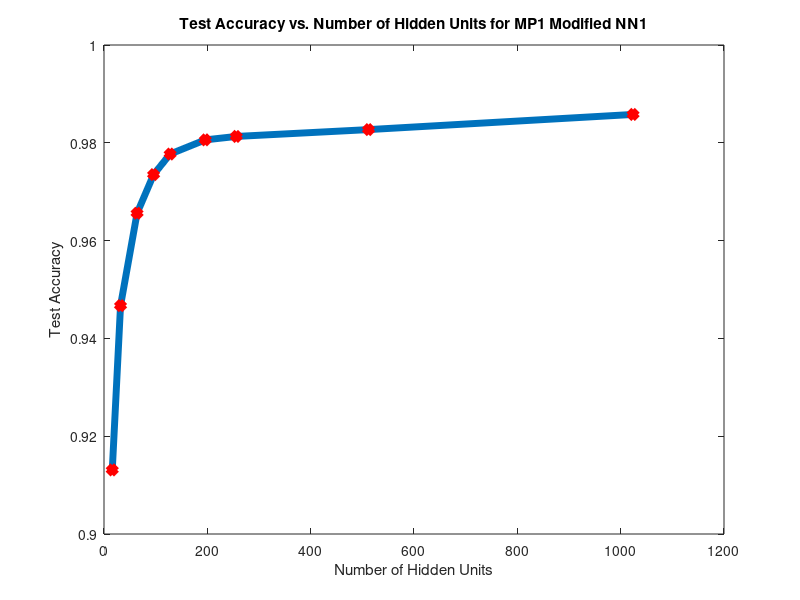

MATLAB code to generate this figure: (Note: this script raises an error after producing the figure.)
hidden_units_arr  =  [16, 32,  64,  96,  128,  196,  256, 512, 1024];

accuracy = [0.91310, 0.94670, 0.96560, 0.97350, 0.97770, 0.98060, 0.98130, 0.98270, 0.98580];

elapsed_time = [11.643489, 15.196150, 20.779159, 23.889601, 22.700033, 23.217832, 26.692104, 60.162507, 166.673190];

filters = [16, 32,  64,  128,  256, 512, 1024];

nn2_accur = [0.97100,0.98250,0.98790,0.98910,0.99060,0.98860,0.98940];

nn2_elap_t = [20.144131, 36.528347, 73.449858, 151.242617,455.517831,5808.127949, 8782.896923];

figure;
plot(hidden_units_arr, accuracy,'-x','MarkerEdgeColor', 'red','LineWidth',5);
title("Test Accuracy vs. Number of Hidden Units for MP1 Modified NN1")
xlabel("Number of Hidden Units");
ylabel("Test Accuracy");

txt = sprintf("Accuracy = %f at %d", nn2_accur(5), filters(5));
txt = "\leftarrow" + txt;
text(hidden_units_arr(7),accuracy(7), txt,'FontSize',14)

saveas(gcf,'Test Accuracy vs. Number of Hidden Units for MP1 Modified NN1.png')

figure;
plot(hidden_units_arr, elapsed_time,'-x','MarkerEdgeColor', 'red','LineWidth',5);
xlabel("Number of Hidden Units");
ylabel("Time Elapsed (seconds)");

title("Time to Train & Test vs. Number of Hidden Units for MP1 Modified NN1")
txt = sprintf("Time Elapsed = %f at %d", elapsed_time(5), filters(5));
txt = "\leftarrow" + txt;
text(hidden_units_arr(7),elapsed_time(7), txt,'FontSize',14)

saveas(gcf,'Time to Train & Test vs. Number of Hidden Units for MP1 Modified NN1.png')

figure;
plot(filters, nn2_elap_t, '-x','MarkerEdgeColor', 'red','LineWidth',5);
xlabel("Number of Filters");
ylabel("Time Elapsed (seconds)");

txt = sprintf("Time Elapsed = %0.2f at %d", nn2_elap_t(5), filters(5));
txt = "\leftarrow" + txt;
text( filters(5),nn2_elap_t(5),txt,'FontSize',14)


title("Time to Train & Test vs. Number of Filters for MP1 Modified NN2")

saveas(gcf,'Time to Train & Test vs. Number of Filters for MP1 Modified NN2.png')

figure;
plot(filters, nn2_accur ,'-x','MarkerEdgeColor', 'red','LineWidth',5);
title("Test Accuracy vs. Number of Filters for MP1 Modified NN2")
xlabel("Number of Filters");
ylabel("Test Accuracy");

txt = sprintf("Accuracy = %f at %d", nn2_accur(5), filters(5));
txt = "\leftarrow" + txt;
text(filters(5),nn2_accur(5), txt,'FontSize',14)

title("Test Accuracy vs. Number of Filters for MP1 Modified NN2")

saveas(gcf,'Test Accuracy vs. Number of Filters for MP1 Modified NN2.png')


